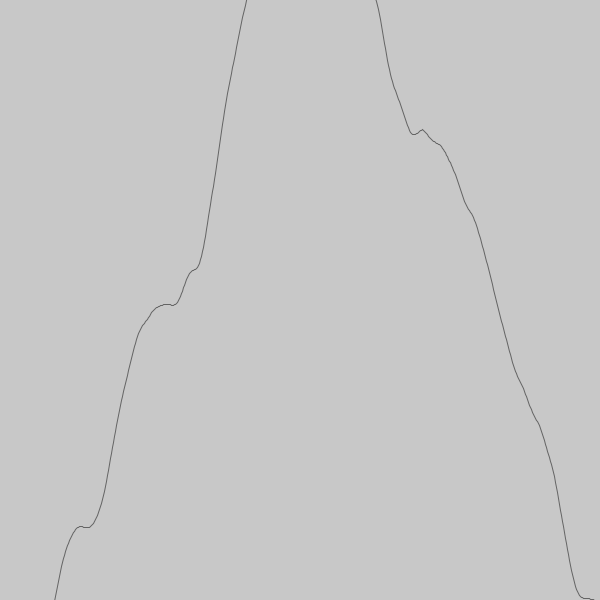
Frame 1 (no input)
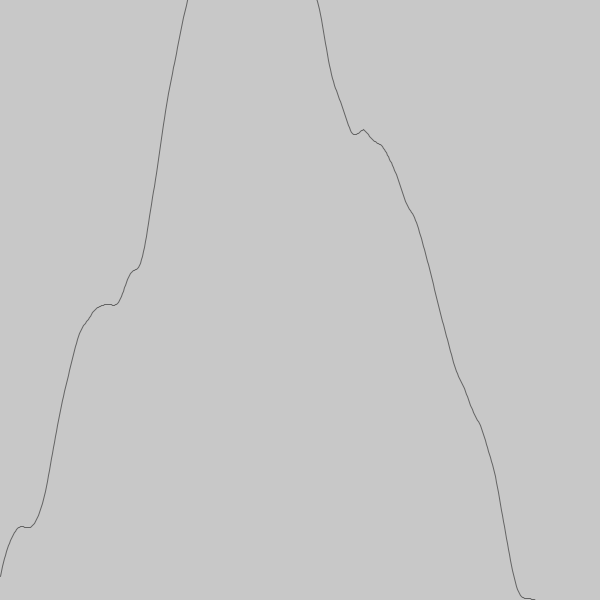
Frame 60 (the mouse pressed at the canvas centre just before this capture)
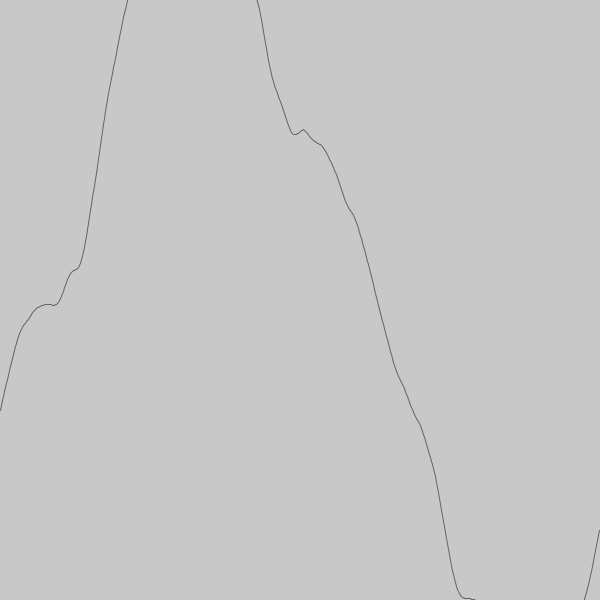
Frame 120 (the mouse held since frame 60 and released just before this capture)

The Processing sketch that drew these frames (run headless with seeded random() and noise(); from frame 60 on, the mouse is pressed at the canvas centre):

// Processing sketch: Additive_waves
// ── Additive_waves.pde
//float xoff = 0;
float inc = 0.01;
float start = 0;

void setup() {
  size(600, 600);
}

void draw() {
  background(200);
  stroke(100);
  noFill();
  beginShape();
  float xoff = start;
  for (int x = 0; x < width; x++) {
    float n = map(sin(xoff), -1, 1, -10, 10);
    float s = map(cos(xoff), -1, 1, 0, height);
    float c = map(cos(xoff), -1, 1, -70, 70);
    float d = map(noise(xoff), 0, 1, -180, 180);
    float y = n + s + c +d;
    vertex(x, y);
    xoff += inc;
  }
  start += inc;
  endShape();
  //noLoop();
}
